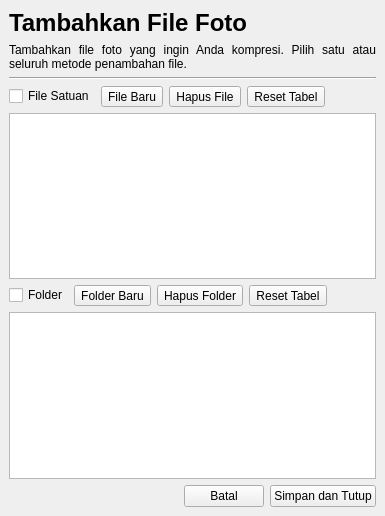
<?xml version="1.0" encoding="UTF-8"?>
<ui version="4.0">
 <class>MainWindow</class>
 <widget class="QMainWindow" name="MainWindow">
  <property name="geometry">
   <rect>
    <x>0</x>
    <y>0</y>
    <width>385</width>
    <height>516</height>
   </rect>
  </property>
  <property name="windowTitle">
   <string>MainWindow</string>
  </property>
  <widget class="QWidget" name="centralwidget">
   <layout class="QVBoxLayout" name="verticalLayout">
    <item>
     <widget class="QLabel" name="label">
      <property name="font">
       <font>
        <pointsize>18</pointsize>
        <bold>true</bold>
       </font>
      </property>
      <property name="text">
       <string>Tambahkan File Foto</string>
      </property>
     </widget>
    </item>
    <item>
     <widget class="QLabel" name="label_2">
      <property name="text">
       <string>&lt;html&gt;&lt;head/&gt;&lt;body&gt;&lt;p align=&quot;justify&quot;&gt;Tambahkan file foto yang ingin Anda kompresi. Pilih satu atau seluruh metode penambahan file.&lt;/p&gt;&lt;/body&gt;&lt;/html&gt;</string>
      </property>
      <property name="wordWrap">
       <bool>true</bool>
      </property>
     </widget>
    </item>
    <item>
     <widget class="Line" name="line">
      <property name="orientation">
       <enum>Qt::Orientation::Horizontal</enum>
      </property>
     </widget>
    </item>
    <item>
     <layout class="QHBoxLayout" name="horizontalLayout">
      <item>
       <widget class="QCheckBox" name="fileOption">
        <property name="text">
         <string>File Satuan</string>
        </property>
       </widget>
      </item>
      <item>
       <widget class="QToolButton" name="newPhotoFile">
        <property name="text">
         <string>File Baru</string>
        </property>
        <property name="toolButtonStyle">
         <enum>Qt::ToolButtonStyle::ToolButtonTextBesideIcon</enum>
        </property>
       </widget>
      </item>
      <item>
       <widget class="QToolButton" name="deletePhotoFile">
        <property name="text">
         <string>Hapus File</string>
        </property>
        <property name="toolButtonStyle">
         <enum>Qt::ToolButtonStyle::ToolButtonTextBesideIcon</enum>
        </property>
       </widget>
      </item>
      <item>
       <widget class="QToolButton" name="resetPhotoTable">
        <property name="text">
         <string>Reset Tabel</string>
        </property>
        <property name="toolButtonStyle">
         <enum>Qt::ToolButtonStyle::ToolButtonTextBesideIcon</enum>
        </property>
       </widget>
      </item>
      <item>
       <spacer name="horizontalSpacer_2">
        <property name="orientation">
         <enum>Qt::Orientation::Horizontal</enum>
        </property>
        <property name="sizeHint" stdset="0">
         <size>
          <width>40</width>
          <height>20</height>
         </size>
        </property>
       </spacer>
      </item>
     </layout>
    </item>
    <item>
     <widget class="QTableView" name="photoTableView"/>
    </item>
    <item>
     <layout class="QHBoxLayout" name="horizontalLayout_2">
      <item>
       <widget class="QCheckBox" name="folderOption">
        <property name="text">
         <string>Folder</string>
        </property>
       </widget>
      </item>
      <item>
       <widget class="QToolButton" name="newFolder">
        <property name="text">
         <string>Folder Baru</string>
        </property>
        <property name="toolButtonStyle">
         <enum>Qt::ToolButtonStyle::ToolButtonTextBesideIcon</enum>
        </property>
       </widget>
      </item>
      <item>
       <widget class="QToolButton" name="deleteFolder">
        <property name="text">
         <string>Hapus Folder</string>
        </property>
        <property name="toolButtonStyle">
         <enum>Qt::ToolButtonStyle::ToolButtonTextBesideIcon</enum>
        </property>
       </widget>
      </item>
      <item>
       <widget class="QToolButton" name="resetFolderTable">
        <property name="text">
         <string>Reset Tabel</string>
        </property>
        <property name="toolButtonStyle">
         <enum>Qt::ToolButtonStyle::ToolButtonTextBesideIcon</enum>
        </property>
       </widget>
      </item>
      <item>
       <spacer name="horizontalSpacer_3">
        <property name="orientation">
         <enum>Qt::Orientation::Horizontal</enum>
        </property>
        <property name="sizeHint" stdset="0">
         <size>
          <width>40</width>
          <height>20</height>
         </size>
        </property>
       </spacer>
      </item>
     </layout>
    </item>
    <item>
     <widget class="QTableView" name="folderTableView"/>
    </item>
    <item>
     <layout class="QHBoxLayout" name="horizontalLayout_3">
      <item>
       <spacer name="horizontalSpacer">
        <property name="orientation">
         <enum>Qt::Orientation::Horizontal</enum>
        </property>
        <property name="sizeHint" stdset="0">
         <size>
          <width>40</width>
          <height>20</height>
         </size>
        </property>
       </spacer>
      </item>
      <item>
       <widget class="QPushButton" name="batal">
        <property name="text">
         <string>Batal</string>
        </property>
       </widget>
      </item>
      <item>
       <widget class="QPushButton" name="simpanDanTutup">
        <property name="text">
         <string>Simpan dan Tutup</string>
        </property>
       </widget>
      </item>
     </layout>
    </item>
   </layout>
  </widget>
 </widget>
 <resources/>
 <connections/>
</ui>
